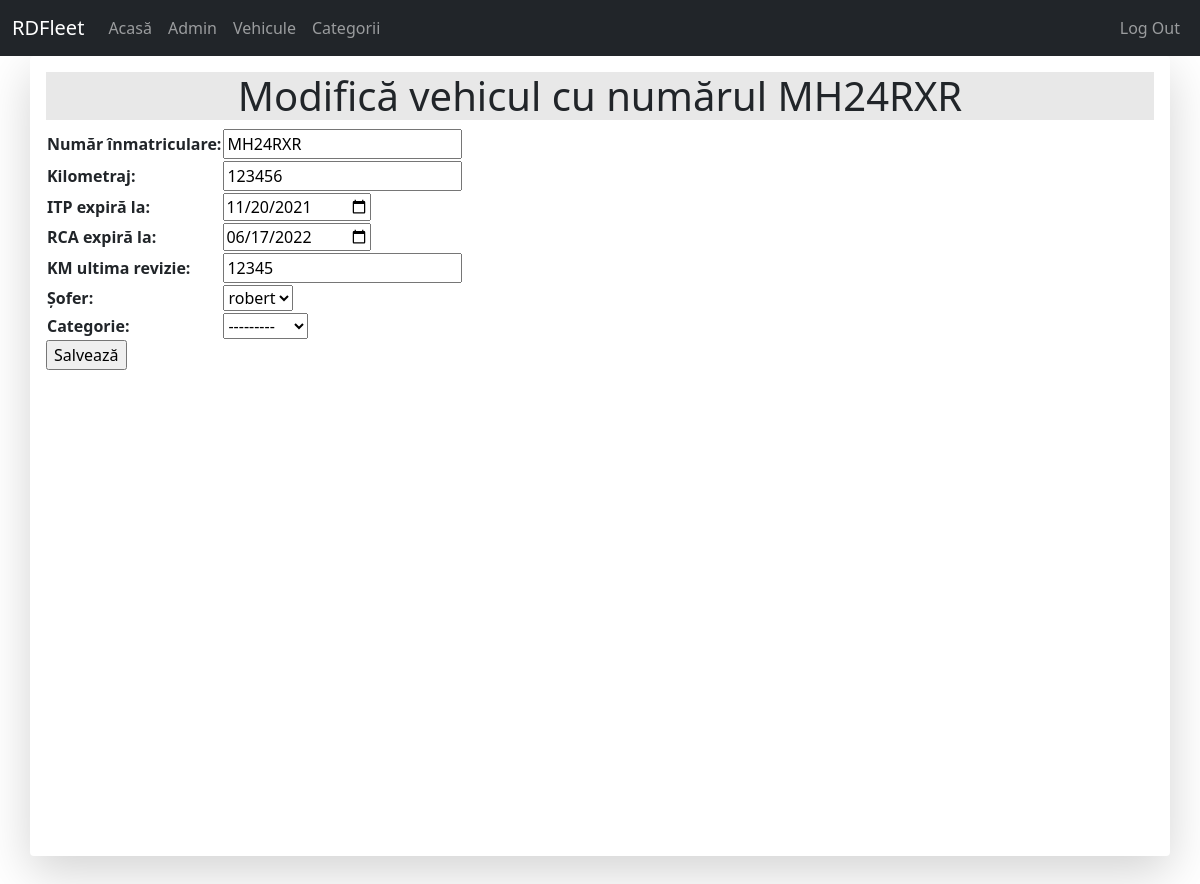
Page /vehicles/2/update (signed in) on the earlier database version.
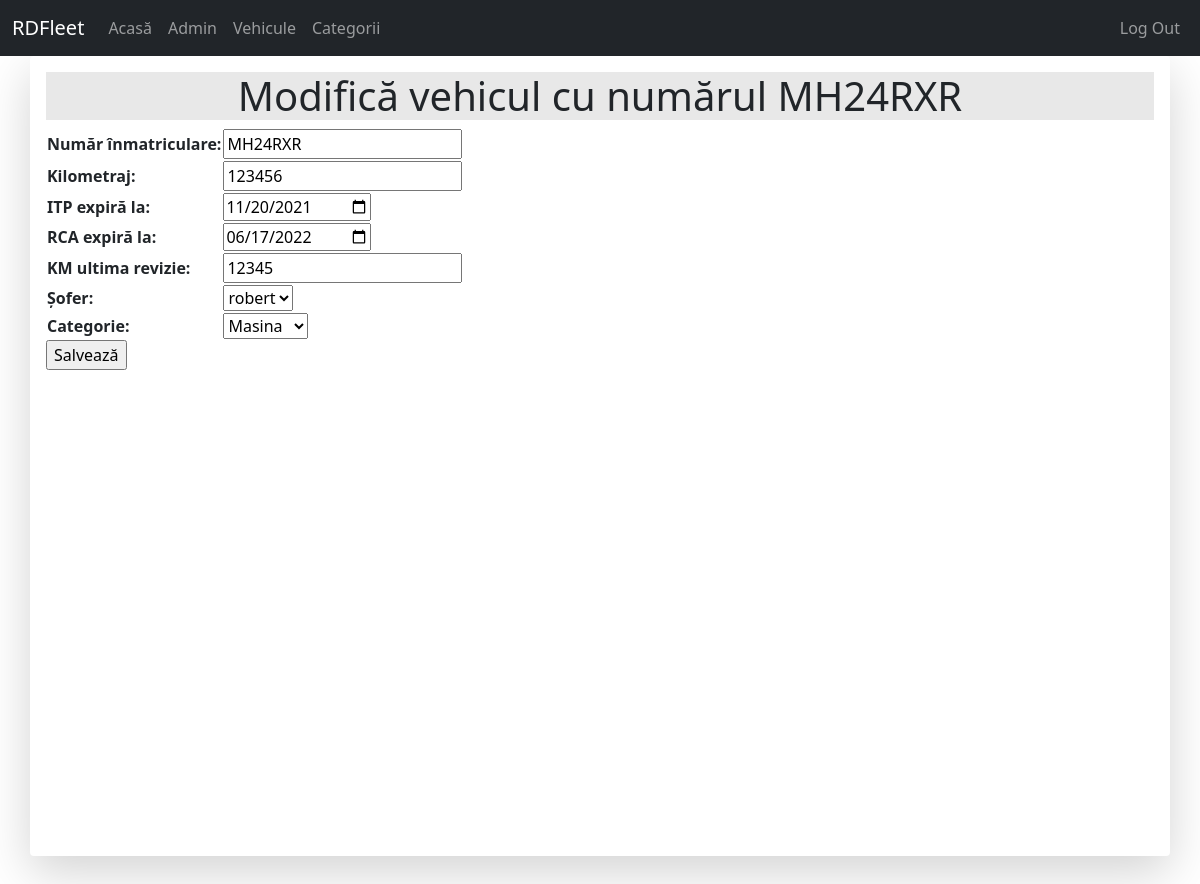
Same page on the later database version.
### vehicles/models.py (models this page shows, shortened)
class Vehicle(models.Model):
	vehicle_plate = models.CharField(max_length = 10, unique = True, verbose_name = "Număr înmatriculare")
	vehicle_odometer = models.PositiveIntegerField(verbose_name = "Kilometraj")
	vehicle_itp = models.DateField(verbose_name = "ITP expiră la")
	vehicle_rca = models.DateField(verbose_name = "RCA expiră la")
	vehicle_last_service = models.PositiveIntegerField(verbose_name = "Ultimul service efectuat KM")
	vehicle_driver = models.ForeignKey(settings.AUTH_USER_MODEL, on_delete=models.SET_NULL, null = True, verbose_name = "Șoferul", blank = True)
	vehicle_category = models.ForeignKey(Category, on_delete=models.SET_NULL, null = True, verbose_name = "Categoria", blank = True)

### vehicles/views.py (the view, shortened to what this page needs)
# urls.py: path('<int:id>/update', views.VehicleUpdateView.as_view(), name='vehicle-update-view'),
class VehicleUpdateView(View):
	template_name = 'vehicles/update_vehicle.html'
	def get_obj(self):
		id = self.kwargs.get('id')
		obj = None
		if id != None:
			obj = get_object_or_404(Vehicle, id=id)
		return obj
	def get(self, request, *args, **kwargs):
		obj = self.get_obj()
		driver = category = None
		if obj.vehicle_driver is not None:
			driver = obj.vehicle_driver
		if obj.vehicle_category is not None:
			category = obj.vehicle_category
		form = VehicleUpdateForm(instance = obj) #, initial={'vehicle_driver' : driver, 'vehicle_category' : category})
		context ={
		'form':form,
		'vehicle' : obj
		}
		if not request.user.is_superuser:
			return redirect('home')
		return render(request, self.template_name, context)

### vehicles/forms.py (shortened to what this page needs)
class VehicleUpdateForm(forms.ModelForm):
	vehicle_odometer = forms.IntegerField(label='Kilometraj')
	vehicle_itp = forms.DateField(label='ITP expiră la', widget=DateInput())
	vehicle_rca = forms.DateField(label='RCA expiră la', widget=DateInput())
	vehicle_last_service = forms.IntegerField(label='KM ultima revizie')
	vehicle_driver = forms.ModelChoiceField(queryset=User.objects.all(), required = False, label = 'Șofer')
	vehicle_category = forms.ModelChoiceField(queryset=Category.objects.all(), required = False, label = 'Categorie')
	class Meta:
		model = Vehicle
		fields = [
			'vehicle_plate',
			'vehicle_odometer',
			'vehicle_itp',
			'vehicle_rca',
			'vehicle_last_service',
			'vehicle_driver',
			'vehicle_category'
		]

### vehicles/models.py (called while the page is built)
	def __str__(self):
		return self.category_name

### vehicles/templates/vehicles/update_vehicle.html (shortened to what this page needs)
{% extends 'base.html' %}
{% block content %}
	<h1 style="background-color: rgb(232, 232, 232); text-align: center;">Modifică vehicul cu numărul {{ vehicle.vehicle_plate }}</h1>
	<form method = "POST"> {% csrf_token %}
		<table style="border: 10px;">
		{{ form.as_table }}
		</table>
		<input type="submit" value="Salvează">
	</form>
{% endblock %}

Differences in the rows shown:
changed Vehicle "MH24RXR": vehicle_category "---------" → "Masina"
